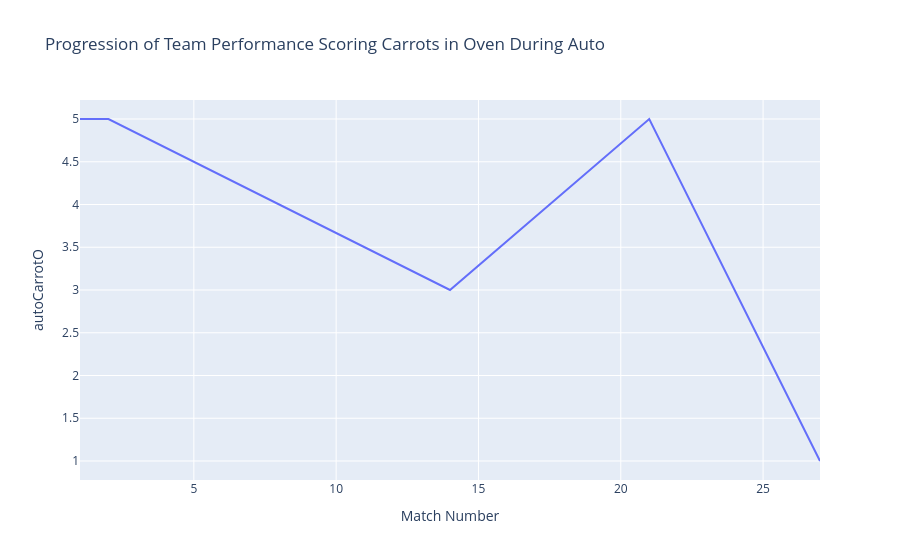

The code cell stored with this chart in its notebook:
### Code cell
#oven carrot auto for a team (area)
indices=scouted_data["Team and Robot"]=="3504"
teamdata=scouted_data[indices]
fig = px.line(teamdata, x="Match Number",y="autoCarrotO", title="Progression of Team Performance Scoring Carrots in Oven During Auto")
fig

### Figure 1 — Plotly figure (JSON) as saved in the notebook; plotly's stock layout.template omitted (floating-point values rounded to 4 significant figures)
{"data": [{"hovertemplate": "Match Number=%{x}<br>autoCarrotO=%{y}<extra></extra>", "legendgroup": "", "line": {"color": "#636efa", "dash": "solid"}, "marker": {"symbol": "circle"}, "mode": "lines", "name": "", "orientation": "v", "showlegend": false, "type": "scatter", "x": [1, 2, 14, 21, 27], "xaxis": "x", "y": [5, 5, 3, 5, 1], "yaxis": "y"}], "layout": {"legend": {"tracegroupgap": 0}, "title": {"text": "Progression of Team Performance Scoring Carrots in Oven During Auto"}, "xaxis": {"anchor": "y", "domain": [0, 1], "title": {"text": "Match Number"}}, "yaxis": {"anchor": "x", "domain": [0, 1], "title": {"text": "autoCarrotO"}}}}
